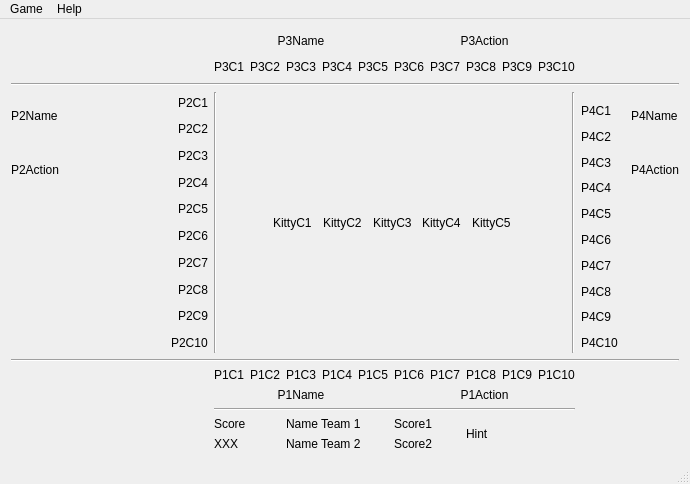
<?xml version="1.0" encoding="UTF-8"?>
<ui version="4.0">
 <class>MainWindow</class>
 <widget class="QMainWindow" name="MainWindow">
  <property name="geometry">
   <rect>
    <x>0</x>
    <y>0</y>
    <width>690</width>
    <height>484</height>
   </rect>
  </property>
  <property name="windowTitle">
   <string>Card Game 500</string>
  </property>
  <widget class="QWidget" name="centralWidget">
   <layout class="QGridLayout" name="gridLayout_4">
    <item row="0" column="0">
     <layout class="QGridLayout" name="gridLayout_3">
      <item row="5" column="7">
       <widget class="ClickableQLabel" name="lbl_KittyC2">
        <property name="text">
         <string>KittyC2</string>
        </property>
       </widget>
      </item>
      <item row="7" column="7" colspan="3">
       <widget class="QLabel" name="lbl_63">
        <property name="text">
         <string/>
        </property>
       </widget>
      </item>
      <item row="3" column="10" colspan="2">
       <widget class="QLabel" name="lbl_25">
        <property name="text">
         <string/>
        </property>
       </widget>
      </item>
      <item row="3" column="7" colspan="3">
       <widget class="QLabel" name="llbl_24">
        <property name="text">
         <string/>
        </property>
       </widget>
      </item>
      <item row="7" column="10" colspan="2">
       <widget class="QLabel" name="lbl_64">
        <property name="text">
         <string/>
        </property>
       </widget>
      </item>
      <item row="1" column="4" colspan="9">
       <layout class="QGridLayout" name="gridLayout">
        <item row="1" column="8">
         <widget class="ClickableQLabel" name="lbl_P3C9">
          <property name="text">
           <string>P3C9</string>
          </property>
         </widget>
        </item>
        <item row="1" column="3">
         <widget class="ClickableQLabel" name="lbl_P3C4">
          <property name="text">
           <string>P3C4</string>
          </property>
         </widget>
        </item>
        <item row="1" column="6">
         <widget class="ClickableQLabel" name="lbl_P3C7">
          <property name="text">
           <string>P3C7</string>
          </property>
         </widget>
        </item>
        <item row="1" column="2">
         <widget class="ClickableQLabel" name="lbl_P3C3">
          <property name="text">
           <string>P3C3</string>
          </property>
         </widget>
        </item>
        <item row="0" column="0" colspan="5">
         <widget class="QLabel" name="lbl_P3Name">
          <property name="text">
           <string>P3Name</string>
          </property>
          <property name="alignment">
           <set>Qt::AlignCenter</set>
          </property>
         </widget>
        </item>
        <item row="1" column="5">
         <widget class="ClickableQLabel" name="lbl_P3C6">
          <property name="text">
           <string>P3C6</string>
          </property>
         </widget>
        </item>
        <item row="1" column="4">
         <widget class="ClickableQLabel" name="lbl_P3C5">
          <property name="text">
           <string>P3C5</string>
          </property>
         </widget>
        </item>
        <item row="1" column="0">
         <widget class="ClickableQLabel" name="lbl_P3C1">
          <property name="text">
           <string>P3C1</string>
          </property>
         </widget>
        </item>
        <item row="1" column="7">
         <widget class="ClickableQLabel" name="lbl_P3C8">
          <property name="text">
           <string>P3C8</string>
          </property>
         </widget>
        </item>
        <item row="1" column="1">
         <widget class="ClickableQLabel" name="lbl_P3C2">
          <property name="text">
           <string>P3C2</string>
          </property>
         </widget>
        </item>
        <item row="0" column="5" colspan="5">
         <widget class="QLabel" name="lbl_P3Action">
          <property name="text">
           <string>P3Action</string>
          </property>
          <property name="alignment">
           <set>Qt::AlignCenter</set>
          </property>
         </widget>
        </item>
        <item row="1" column="9">
         <widget class="ClickableQLabel" name="lbl_P3C10">
          <property name="text">
           <string>P3C10</string>
          </property>
         </widget>
        </item>
       </layout>
      </item>
      <item row="5" column="8">
       <widget class="ClickableQLabel" name="lbl_KittyC3">
        <property name="text">
         <string>KittyC3</string>
        </property>
       </widget>
      </item>
      <item row="1" column="14">
       <widget class="QLabel" name="lbl_14">
        <property name="text">
         <string/>
        </property>
       </widget>
      </item>
      <item row="3" column="5" colspan="2">
       <widget class="QLabel" name="lbl_23">
        <property name="text">
         <string/>
        </property>
       </widget>
      </item>
      <item row="6" column="14">
       <widget class="QLabel" name="lbl_55">
        <property name="text">
         <string/>
        </property>
       </widget>
      </item>
      <item row="4" column="0">
       <widget class="QLabel" name="lbl_P2Action">
        <property name="text">
         <string>P2Action</string>
        </property>
       </widget>
      </item>
      <item row="7" column="0">
       <widget class="QLabel" name="lbl_61">
        <property name="text">
         <string/>
        </property>
       </widget>
      </item>
      <item row="7" column="5" colspan="2">
       <widget class="QLabel" name="lbl_62">
        <property name="text">
         <string/>
        </property>
       </widget>
      </item>
      <item row="3" column="14">
       <widget class="QLabel" name="lbl_P4Name">
        <property name="text">
         <string>P4Name</string>
        </property>
       </widget>
      </item>
      <item row="3" column="2" rowspan="5" colspan="2">
       <layout class="QVBoxLayout" name="verticalLayout">
        <item alignment="Qt::AlignRight">
         <widget class="ClickableQLabel" name="lbl_P2C1">
          <property name="text">
           <string>P2C1</string>
          </property>
         </widget>
        </item>
        <item alignment="Qt::AlignRight">
         <widget class="ClickableQLabel" name="lbl_P2C2">
          <property name="text">
           <string>P2C2</string>
          </property>
         </widget>
        </item>
        <item alignment="Qt::AlignRight">
         <widget class="ClickableQLabel" name="lbl_P2C3">
          <property name="text">
           <string>P2C3</string>
          </property>
         </widget>
        </item>
        <item alignment="Qt::AlignRight">
         <widget class="ClickableQLabel" name="lbl_P2C4">
          <property name="text">
           <string>P2C4</string>
          </property>
         </widget>
        </item>
        <item alignment="Qt::AlignRight">
         <widget class="ClickableQLabel" name="lbl_P2C5">
          <property name="text">
           <string>P2C5</string>
          </property>
         </widget>
        </item>
        <item alignment="Qt::AlignRight">
         <widget class="ClickableQLabel" name="lbl_P2C6">
          <property name="text">
           <string>P2C6</string>
          </property>
         </widget>
        </item>
        <item alignment="Qt::AlignRight">
         <widget class="ClickableQLabel" name="lbl_P2C7">
          <property name="text">
           <string>P2C7</string>
          </property>
         </widget>
        </item>
        <item alignment="Qt::AlignRight">
         <widget class="ClickableQLabel" name="lbl_P2C8">
          <property name="text">
           <string>P2C8</string>
          </property>
         </widget>
        </item>
        <item alignment="Qt::AlignRight">
         <widget class="ClickableQLabel" name="lbl_P2C9">
          <property name="text">
           <string>P2C9</string>
          </property>
         </widget>
        </item>
        <item alignment="Qt::AlignRight">
         <widget class="ClickableQLabel" name="lbl_P2C10">
          <property name="text">
           <string>P2C10</string>
          </property>
         </widget>
        </item>
       </layout>
      </item>
      <item row="4" column="14">
       <widget class="QLabel" name="lbl_P4Action">
        <property name="text">
         <string>P4Action</string>
        </property>
       </widget>
      </item>
      <item row="5" column="6">
       <widget class="ClickableQLabel" name="lbl_KittyC1">
        <property name="text">
         <string>KittyC1</string>
        </property>
       </widget>
      </item>
      <item row="6" column="0">
       <widget class="QLabel" name="lbl_51">
        <property name="text">
         <string/>
        </property>
       </widget>
      </item>
      <item row="3" column="0">
       <widget class="QLabel" name="lbl_P2Name">
        <property name="text">
         <string>P2Name</string>
        </property>
       </widget>
      </item>
      <item row="5" column="5">
       <widget class="QLabel" name="lbl_33">
        <property name="text">
         <string/>
        </property>
       </widget>
      </item>
      <item row="3" column="13" rowspan="5">
       <layout class="QVBoxLayout" name="verticalLayout_2">
        <property name="topMargin">
         <number>9</number>
        </property>
        <item alignment="Qt::AlignLeft">
         <widget class="ClickableQLabel" name="lbl_P4C1">
          <property name="text">
           <string>P4C1</string>
          </property>
         </widget>
        </item>
        <item alignment="Qt::AlignLeft">
         <widget class="ClickableQLabel" name="lbl_P4C2">
          <property name="text">
           <string>P4C2</string>
          </property>
         </widget>
        </item>
        <item alignment="Qt::AlignLeft">
         <widget class="ClickableQLabel" name="lbl_P4C3">
          <property name="text">
           <string>P4C3</string>
          </property>
         </widget>
        </item>
        <item alignment="Qt::AlignLeft">
         <widget class="ClickableQLabel" name="lbl_P4C4">
          <property name="text">
           <string>P4C4</string>
          </property>
         </widget>
        </item>
        <item alignment="Qt::AlignLeft">
         <widget class="ClickableQLabel" name="lbl_P4C5">
          <property name="text">
           <string>P4C5</string>
          </property>
         </widget>
        </item>
        <item alignment="Qt::AlignLeft">
         <widget class="ClickableQLabel" name="lbl_P4C6">
          <property name="text">
           <string>P4C6</string>
          </property>
         </widget>
        </item>
        <item alignment="Qt::AlignLeft">
         <widget class="ClickableQLabel" name="lbl_P4C7">
          <property name="text">
           <string>P4C7</string>
          </property>
         </widget>
        </item>
        <item alignment="Qt::AlignLeft">
         <widget class="ClickableQLabel" name="lbl_P4C8">
          <property name="text">
           <string>P4C8</string>
          </property>
         </widget>
        </item>
        <item alignment="Qt::AlignLeft">
         <widget class="ClickableQLabel" name="lbl_P4C9">
          <property name="text">
           <string>P4C9</string>
          </property>
         </widget>
        </item>
        <item alignment="Qt::AlignLeft">
         <widget class="ClickableQLabel" name="lbl_P4C10">
          <property name="text">
           <string>P4C10</string>
          </property>
         </widget>
        </item>
       </layout>
      </item>
      <item row="5" column="14">
       <widget class="QLabel" name="lbl_45">
        <property name="text">
         <string/>
        </property>
       </widget>
      </item>
      <item row="5" column="9">
       <widget class="ClickableQLabel" name="lbl_KittyC4">
        <property name="text">
         <string>KittyC4</string>
        </property>
       </widget>
      </item>
      <item row="3" column="12" rowspan="5">
       <widget class="Line" name="line_4">
        <property name="orientation">
         <enum>Qt::Vertical</enum>
        </property>
       </widget>
      </item>
      <item row="5" column="11">
       <widget class="QLabel" name="lbl_34">
        <property name="text">
         <string/>
        </property>
       </widget>
      </item>
      <item row="8" column="0" colspan="15">
       <widget class="Line" name="line_2">
        <property name="orientation">
         <enum>Qt::Horizontal</enum>
        </property>
       </widget>
      </item>
      <item row="9" column="14">
       <widget class="QLabel" name="lbl_75">
        <property name="text">
         <string/>
        </property>
       </widget>
      </item>
      <item row="7" column="14">
       <widget class="QLabel" name="label_65">
        <property name="text">
         <string/>
        </property>
       </widget>
      </item>
      <item row="2" column="0" colspan="15">
       <widget class="Line" name="line_3">
        <property name="orientation">
         <enum>Qt::Horizontal</enum>
        </property>
       </widget>
      </item>
      <item row="5" column="0">
       <widget class="QLabel" name="lbl_41">
        <property name="text">
         <string/>
        </property>
       </widget>
      </item>
      <item row="1" column="2" colspan="2">
       <widget class="QLabel" name="lbl_12">
        <property name="text">
         <string/>
        </property>
       </widget>
      </item>
      <item row="9" column="13">
       <widget class="QLabel" name="lbl_74">
        <property name="text">
         <string/>
        </property>
       </widget>
      </item>
      <item row="1" column="0">
       <widget class="QLabel" name="lbl_11">
        <property name="text">
         <string/>
        </property>
       </widget>
      </item>
      <item row="3" column="4" rowspan="5">
       <widget class="Line" name="line">
        <property name="orientation">
         <enum>Qt::Vertical</enum>
        </property>
       </widget>
      </item>
      <item row="9" column="2" colspan="2">
       <widget class="QLabel" name="lbl_72">
        <property name="text">
         <string/>
        </property>
       </widget>
      </item>
      <item row="1" column="13">
       <widget class="QLabel" name="lbl_13">
        <property name="text">
         <string/>
        </property>
       </widget>
      </item>
      <item row="9" column="0">
       <widget class="QLabel" name="lbl_71">
        <property name="text">
         <string/>
        </property>
       </widget>
      </item>
      <item row="5" column="10">
       <widget class="ClickableQLabel" name="lbl_KittyC5">
        <property name="text">
         <string>KittyC5</string>
        </property>
       </widget>
      </item>
      <item row="9" column="4" colspan="9">
       <layout class="QGridLayout" name="gridLayout_2">
        <item row="2" column="7" colspan="2">
         <widget class="ClickableQLabel" name="lbl_P1C7">
          <property name="text">
           <string>P1C7</string>
          </property>
         </widget>
        </item>
        <item row="8" column="6" colspan="3">
         <widget class="QLabel" name="lbl_Score2">
          <property name="text">
           <string>Score2</string>
          </property>
         </widget>
        </item>
        <item row="5" column="6" colspan="6">
         <widget class="QLabel" name="lbl_P1Action">
          <property name="text">
           <string>P1Action</string>
          </property>
          <property name="alignment">
           <set>Qt::AlignCenter</set>
          </property>
         </widget>
        </item>
        <item row="2" column="11">
         <widget class="ClickableQLabel" name="lbl_P1C10">
          <property name="text">
           <string>P1C10</string>
          </property>
         </widget>
        </item>
        <item row="8" column="0" colspan="3">
         <widget class="QLabel" name="lbl_Score">
          <property name="text">
           <string>XXX</string>
          </property>
         </widget>
        </item>
        <item row="2" column="3">
         <widget class="ClickableQLabel" name="lbl_P1C3">
          <property name="text">
           <string>P1C3</string>
          </property>
         </widget>
        </item>
        <item row="5" column="0" colspan="6">
         <widget class="QLabel" name="lbl_P1Name">
          <property name="sizePolicy">
           <sizepolicy hsizetype="Preferred" vsizetype="Preferred">
            <horstretch>0</horstretch>
            <verstretch>0</verstretch>
           </sizepolicy>
          </property>
          <property name="text">
           <string>P1Name</string>
          </property>
          <property name="alignment">
           <set>Qt::AlignCenter</set>
          </property>
         </widget>
        </item>
        <item row="2" column="6">
         <widget class="ClickableQLabel" name="lbl_P1C6">
          <property name="text">
           <string>P1C6</string>
          </property>
         </widget>
        </item>
        <item row="2" column="5">
         <widget class="ClickableQLabel" name="lbl_P1C5">
          <property name="text">
           <string>P1C5</string>
          </property>
         </widget>
        </item>
        <item row="2" column="0">
         <widget class="ClickableQLabel" name="lbl_P1C1">
          <property name="text">
           <string>P1C1</string>
          </property>
         </widget>
        </item>
        <item row="8" column="3" colspan="3">
         <widget class="QLabel" name="lbl_NameTeam2">
          <property name="text">
           <string>Name Team 2</string>
          </property>
         </widget>
        </item>
        <item row="7" column="6" colspan="3">
         <widget class="QLabel" name="lbl_Score1">
          <property name="text">
           <string>Score1</string>
          </property>
         </widget>
        </item>
        <item row="7" column="9" rowspan="2" colspan="3">
         <widget class="QLabel" name="lbl_Hint">
          <property name="text">
           <string>Hint</string>
          </property>
         </widget>
        </item>
        <item row="2" column="9">
         <widget class="ClickableQLabel" name="lbl_P1C8">
          <property name="text">
           <string>P1C8</string>
          </property>
         </widget>
        </item>
        <item row="2" column="4">
         <widget class="ClickableQLabel" name="lbl_P1C4">
          <property name="text">
           <string>P1C4</string>
          </property>
         </widget>
        </item>
        <item row="2" column="1" colspan="2">
         <widget class="ClickableQLabel" name="lbl_P1C2">
          <property name="text">
           <string>P1C2</string>
          </property>
         </widget>
        </item>
        <item row="7" column="3" colspan="3">
         <widget class="QLabel" name="lbl_NameTeam1">
          <property name="text">
           <string>Name Team 1</string>
          </property>
         </widget>
        </item>
        <item row="7" column="0" colspan="3">
         <widget class="QLabel" name="lbl_Score_2">
          <property name="text">
           <string>Score</string>
          </property>
         </widget>
        </item>
        <item row="2" column="10">
         <widget class="ClickableQLabel" name="lbl_P1C9">
          <property name="text">
           <string>P1C9</string>
          </property>
         </widget>
        </item>
        <item row="6" column="0" colspan="12">
         <widget class="Line" name="line_5">
          <property name="orientation">
           <enum>Qt::Horizontal</enum>
          </property>
         </widget>
        </item>
       </layout>
      </item>
     </layout>
    </item>
   </layout>
  </widget>
  <widget class="QMenuBar" name="menuBar">
   <property name="geometry">
    <rect>
     <x>0</x>
     <y>0</y>
     <width>690</width>
     <height>22</height>
    </rect>
   </property>
   <widget class="QMenu" name="menuGame">
    <property name="title">
     <string>Game</string>
    </property>
    <addaction name="separator"/>
    <addaction name="actionNewGame"/>
    <addaction name="actionQuit"/>
   </widget>
   <widget class="QMenu" name="menuHelp">
    <property name="title">
     <string>Help</string>
    </property>
    <addaction name="actionAbout"/>
    <addaction name="actionHowToPlay"/>
    <addaction name="separator"/>
   </widget>
   <addaction name="menuGame"/>
   <addaction name="menuHelp"/>
  </widget>
  <widget class="QStatusBar" name="statusBar"/>
  <action name="actionQuit">
   <property name="text">
    <string>Quit</string>
   </property>
   <property name="toolTip">
    <string>Quit Game</string>
   </property>
   <property name="shortcut">
    <string>Ctrl+Q</string>
   </property>
  </action>
  <action name="actionAbout">
   <property name="text">
    <string>About</string>
   </property>
  </action>
  <action name="actionHowToPlay">
   <property name="text">
    <string>How to Play</string>
   </property>
  </action>
  <action name="actionDeal">
   <property name="text">
    <string>Deal Cards</string>
   </property>
  </action>
  <action name="actionBid">
   <property name="text">
    <string>Bid</string>
   </property>
  </action>
  <action name="actionNewGame">
   <property name="text">
    <string>New Game</string>
   </property>
  </action>
 </widget>
 <layoutdefault spacing="6" margin="11"/>
 <customwidgets>
  <customwidget>
   <class>ClickableQLabel</class>
   <extends>QLabel</extends>
   <header>clickableqlabel.h</header>
  </customwidget>
 </customwidgets>
 <resources/>
 <connections/>
</ui>
